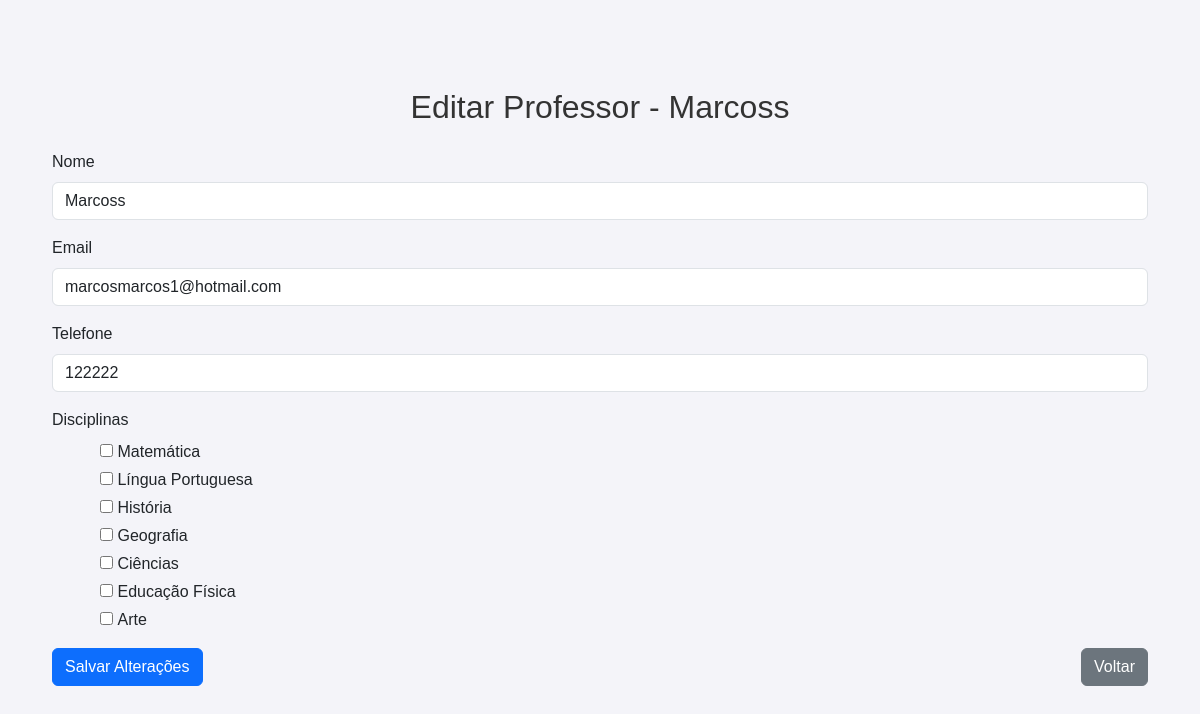
Screenshot of /secretaria/editar_professor/11/ with the database file from the repository.
### core/models.py (models this page shows, shortened)
class Professor(models.Model):
    user = models.OneToOneField(User, on_delete=models.CASCADE, related_name='professor_profile')  # Conexão com o User do Django
    nome = models.CharField(max_length=255)  # Nome completo do professor
    email = models.EmailField(max_length=100, blank=True, null=True)
    telefone = models.CharField(max_length=15, blank=True, null=True)
    disciplinas = models.ManyToManyField(Disciplina, related_name='professores')

class Disciplina(models.Model):
    nome = models.CharField(max_length=100)  # Nome da disciplina
    def __str__(self):
        return self.nome

### core/views.py (the view)
# urls.py: path('secretaria/editar_professor/<int:professor_id>/', views.editar_professor, name='editar_professor'),
def editar_professor(request, professor_id):
    professor = Professor.objects.get(id=professor_id)
    if request.method == 'POST':
        form = ProfessorForm(request.POST, instance=professor)
        if form.is_valid():
            professor = form.save()
            disciplinas = form.cleaned_data.get('disciplinas')
            if disciplinas:
                professor.disciplinas.set(disciplinas)
            return redirect('gerenciar_professores')
    else:
        form = ProfessorForm(instance=professor)
    return render(request, 'core/editar_professor.html', {'form': form, 'professor': professor})

### core/forms.py
class ProfessorForm(forms.ModelForm):
    disciplinas = forms.ModelMultipleChoiceField(
        queryset=Disciplina.objects.all(),
        widget=forms.CheckboxSelectMultiple,
        required=False  # O campo é opcional
    )
    class Meta:
        model = Professor
        fields = ['nome', 'email', 'telefone', 'disciplinas']  # Inclui os novos campos e disciplinas

### core/templates/core/editar_professor.html (shortened to what this page needs)
{% load static %}
{% load widget_tweaks %}
<!DOCTYPE html>
<html lang="pt-BR">
<head>
    <link href="https://cdn.jsdelivr.net/npm/bootstrap@5.3.0/dist/css/bootstrap.min.css" rel="stylesheet">
    <link rel="stylesheet" href="{% static 'css/estilos.css' %}">
</head>
<body>
    <div class="container mt-5">
        <h1 class="text-center mb-4">Editar Professor - {{ professor.nome }}</h1>
        <form method="post" class="needs-validation" novalidate>
            <div class="mb-3">
                <label for="id_nome" class="form-label">Nome</label>
                {{ form.nome|add_class:"form-control" }}
            </div>
            <div class="mb-3">
                <label for="id_email" class="form-label">Email</label>
                {{ form.email|add_class:"form-control" }}
            </div>
            <div class="mb-3">
                <label for="id_telefone" class="form-label">Telefone</label>
                {{ form.telefone|add_class:"form-control" }}
            </div>
            <div class="mb-3">
                <label class="form-label">Disciplinas</label>
                <div class="form-check">
                    {% for disciplina in form.disciplinas %}
                        <div class="form-check mb-1">
                            {{ disciplina.tag }}
                            <label class="form-check-label">{{ disciplina.choice_label }}</label>
                        </div>
                    {% endfor %}
                </div>
            </div>
            <div class="d-flex justify-content-between mt-3">
                <button type="submit" class="btn btn-primary">Salvar Alterações</button>
                <a href="{% url 'gerenciar_professores' %}" class="btn btn-secondary">Voltar</a>
            </div>
        </form>
    </div>
</body>
</html>

### static/css/estilos.css (style rules this page uses)
body { font-family: 'Arial', sans-serif; background-color: #f4f4f9; margin: 20px; padding: 20px; }
h1 { color: #333; text-align: center; margin-top: 20px; font-size: 2em; }

### rows the page displays
Professor: nome "Marcoss", email "marcosmarcos1@hotmail.com", telefone "122222"
Disciplina: choice_label "Matemática"
Disciplina: choice_label "Língua Portuguesa"
Disciplina: choice_label "História"
Disciplina: choice_label "Geografia"
Disciplina: choice_label "Ciências"
Disciplina: choice_label "Educação Física"
Disciplina: choice_label "Arte"
